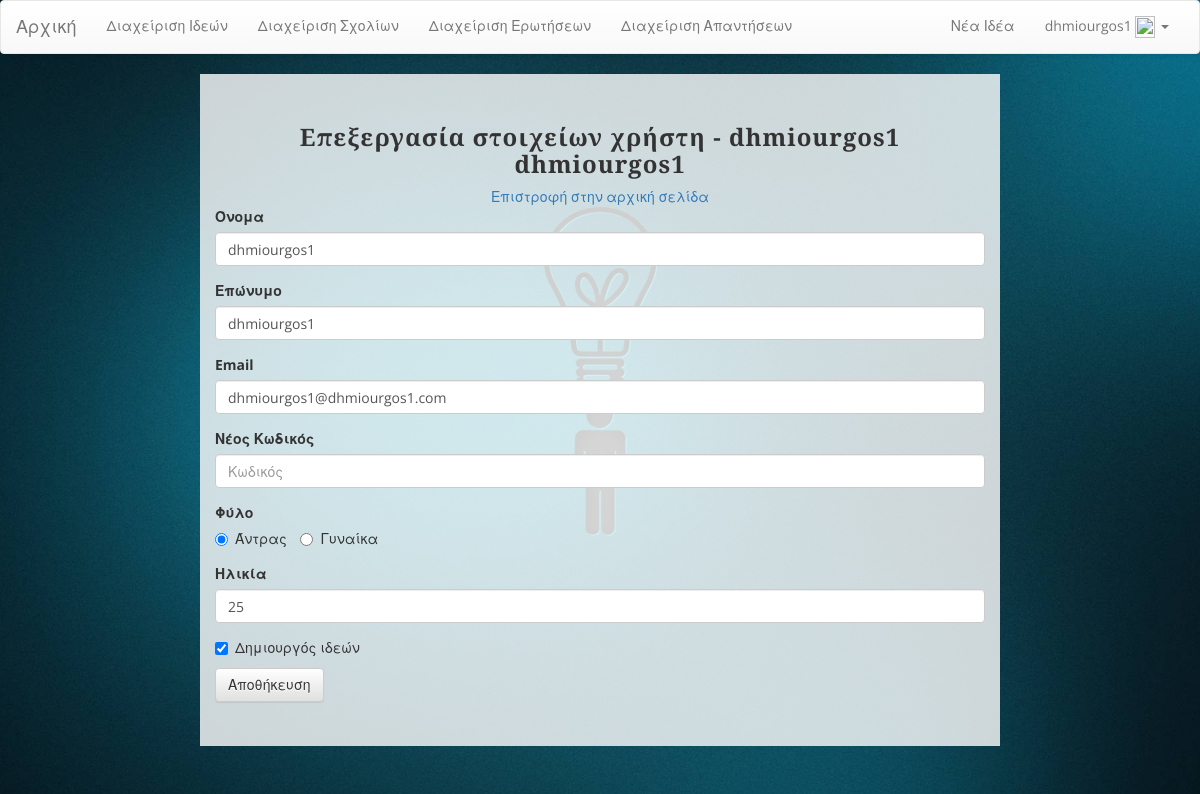
/IdeasMarketplace/profile.php (signed in), run on the app's committed database.
### tables this page shows
CREATE TABLE IF NOT EXISTS `users` (
  `id` int(11) NOT NULL,
  `first_name` text NOT NULL,
  `last_name` text NOT NULL,
  `email` text NOT NULL,
  `password` text NOT NULL,
  `type` int(11) NOT NULL,
  `sex` int(11) NOT NULL,
  `age` int(11) NOT NULL,
  `img_temp` tinyint(1) NOT NULL,
  `image` longblob NOT NULL
);

### IdeasMarketplace/profile.php (the view, shortened to what this page needs)
<?php
include 'functions.php';
if (isset($_SESSION['type']) && $_SESSION['type'] >= 0) {
    $conn = sqldb();
    $sql = 'SELECT * FROM users WHERE id=' . $_SESSION['id'] . ';';
    $result = $conn->query($sql);
    if ($result->num_rows > 0) {
        while ($row = $result->fetch_assoc()) {
            $first = $row["first_name"];
            $last = $row["last_name"];
            $email = $row["email"];
            $sex = $row["sex"];
            $age = $row["age"];
            $type = $row["type"];
        }
    }
    ?>
    <html>
        <head>
            <?php styles(); ?>
        </head>
        <body>
            <?php show_header(); ?>
            <div class="container" style="width: 800px;">
                <div class="row">
                    <div class="box">
                        <center>
                            <h3>Επεξεργασία στοιχείων χρήστη - <?php echo '<b>' . $first . ' ' . $last . '</b>' ?> </h3><a href="index.php">Επιστροφή στην αρχική σελίδα</a>
                        </center>
                        <form id="client" onsubmit="return false">
                            <div class="form-group">
                                <label for="name">Όνομα</label>
                                <input name="name" type="text" class="form-control" id="name" placeholder="Όνομα" value="<?php echo $first; ?>" required>
                            </div>
                            <div class="form-group">
                                <label for="lname">Επώνυμο</label>
                                <input name="lname" type="text" class="form-control" id="lname" placeholder="Επώνυμο" value="<?php echo $last; ?>" required>
                            </div>
                            <div class="form-group">
                                <label for="exampleInputEmail1">Email</label>
                                <input name="email" type="email" class="form-control" id="email" placeholder="Εισαγωγή email" value="<?php echo $email; ?>" required>
                            </div>
                            <div class="form-group">
                                <label for="exampleInputPassword1">Νέος Κωδικός</label>
                                <input name="pass" type="password" class="form-control" id="pass" placeholder="Κωδικός">
                            </div>
                            <div class="form-group">
                                <label>Φύλο</label><br>
                                <label class="radio-inline">
                                    <input type="radio" name="sex"  value="0" <?php echo (($sex == 0) ? "checked" : ""); ?> > Άντρας
                                </label>
                                <label class="radio-inline">
                                    <input type="radio" name="sex"  value="1" <?php echo (($sex == 1) ? "checked" : ""); ?>> Γυναίκα
                                </label>
                            </div>
                            <div class="form-group">
                                <label for="age">Ηλικία</label>
                                <input name="age" type="number" class="form-control" id="age" placeholder="Ηλικία" min="1" max="200" value="<?php echo $age; ?>" required>
                            </div>
                            <?php if ($type != 3) { ?>
                                <div class="checkbox">
                                    <label>
                                        <input name="owner" id="owner" type="checkbox" value="1" <?php echo (($type == 2) ? "checked" : ""); ?>> Δημιουργός ιδεών
                                    </label>
                                </div>
                            <?php } ?>
                            <button type="submit" onclick="updateClient();
                                        return false;" class="btn btn-default">Αποθήκευση</button>
                        </form>
                    </div>
                </div>
            </div>
        </body>
    </html>
    <?php
} else {
    header('Location: ' . "http://$_SERVER[HTTP_HOST]");
    die();
}

### IdeasMarketplace/functions.php (shortened to what this page needs)
<?php
function show_header() {
    if (isset($_SESSION['id'])) {
        $conn = sqldb();
        $sql = "SELECT first_name FROM users WHERE id=" . $_SESSION['id'];
        $result = $conn->query($sql);
        $user = $result->fetch_assoc();
    }
    ?>
    <nav class="navbar navbar-default">
        <div class="container-fluid">
            <div class="navbar-header">
                <a class="navbar-brand" href="/">Αρχική</a>
            </div>
            <div class="collapse navbar-collapse" id="bs-example-navbar-collapse-1">
                <ul class="nav navbar-nav">
                    <?php
                    if (isset($_SESSION['id'])) {
                        if ($_SESSION['type'] == 2) {
                            fix_link("/creator/");
                            echo 'Διαχείριση Ιδεών</a></li>';
                            echo 'Διαχείριση Σχολίων</a></li>';
                            echo 'Διαχείριση Ερωτήσεων</a></li>';
                            echo 'Διαχείριση Απαντήσεων</a></li>';
                        } else if ($_SESSION['type'] == 3) {
                            fix_link("/admin/");
                            echo 'Διαχείριση Χρηστών</a></li>';
                            fix_link("/admin/ideas.php");
                            echo 'Διαχείριση Ιδεών</a></li>';
                            fix_link("/admin/comments.php");
                            echo 'Διαχείριση Σχολίων</a></li>';
                            fix_link("/admin/questions.php");
                            echo 'Διαχείριση Ερωτήσεων</a></li>';
                            fix_link("/admin/answers.php");
                            echo 'Διαχείριση Απαντήσεων</a></li>';
                        }
                    }
                    ?>
                </ul>
                <ul class="nav navbar-nav navbar-right">
                    <?php
                    if (isset($_SESSION['id'])) {
                        if ($_SESSION['type'] == 2) {
                            echo 'Νέα Ιδέα</a></li>';
                        }
                        ?>
                        <li class="dropdown">
                            <a href="#" class="dropdown-toggle" data-toggle="dropdown" role="button" aria-expanded="false"><?= $user['first_name'] ?>
                                <?php if ($_SESSION['img_temp'] == 0) { ?>
                                    <img style="height: 22px;width: 20px;" src="/img/no_image.jpg">
                                <?php } else { ?>
                                    <img style="height: 22px;width: 20px;" src="../image.php">
                                <?php } ?><span class="caret"></span></a>
                            <?php
                        }
                        ?>
                </ul>
            </div>
        </div>
    </nav>
    <?php
}
function sqldb() {
    $conn = new mysqli("localhost", "root", "", "ideas");
    $conn->query("SET NAMES 'utf8'");
    $conn->query("SET CHARACTER SET 'utf8'");
    return $conn;
}
function fix_link($l) {
    echo '<li';
    if (endsWith($_SERVER['REQUEST_URI'], $l)) {
        echo ' class="active"';
    }
    echo '><a href="' . $l . '">';
}
function endsWith($haystack, $needle) {
    return $needle === "" || (($temp = strlen($haystack) - strlen($needle)) >= 0 && strpos($haystack, $needle, $temp) !== FALSE);
}
function styles() {
    ?>
    <link rel="stylesheet" href="https://maxcdn.bootstrapcdn.com/bootstrap/3.3.4/css/bootstrap.min.css">
    <link rel="stylesheet" href="https://maxcdn.bootstrapcdn.com/bootstrap/3.3.4/css/bootstrap-theme.min.css">
    <link rel="stylesheet" href="/css/style.css">
    <?php
}
    ?>

### IdeasMarketplace/css/style.css (style rules this page uses)
body { font-family: "Open Sans","Helvetica Neue",Helvetica,Arial,sans-serif; background: url('../img/bg.jpg') no-repeat center center fixed; -webkit-background-size: cover; -moz-background-size: cover; background-size: cover; -o-background-size: cover; }
h1, h2, h3, h4, h5, h6 { font-family: "Josefin Slab","Helvetica Neue",Helvetica,Arial,sans-serif; font-weight: 700; letter-spacing: 1px; }
.box { margin-bottom: 20px; padding: 30px 15px; background: #fff; background: rgba(255,255,255,0.8); }
@media screen and (min-width:1200px) { .box:after { content: ''; display: table; clear: both; } }

### data on the page
users: first_name "dhmiourgos1", last_name "dhmiourgos1", name "dhmiourgos1", lname "dhmiourgos1", email "dhmiourgos1@dhmiourgos1.com", sex "☑ Άντρας", sex "☐ Γυναίκα", age "25", type "☑"
